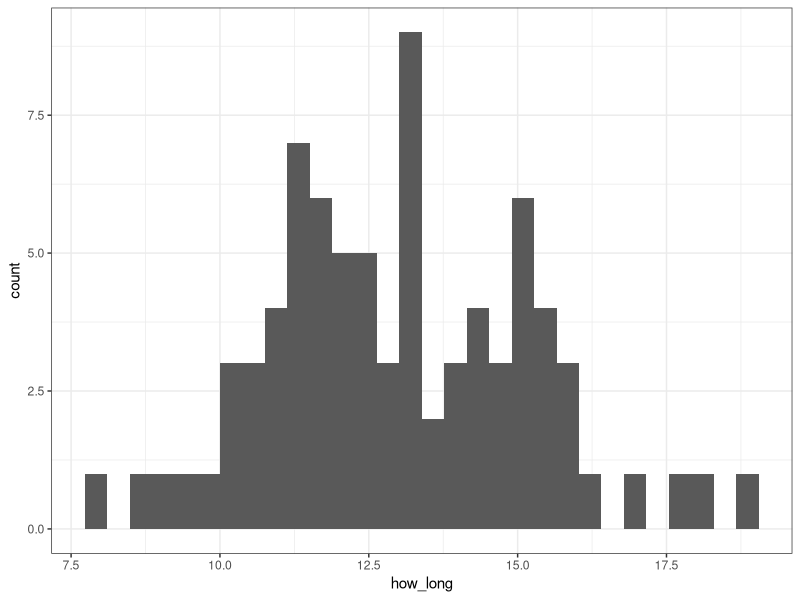
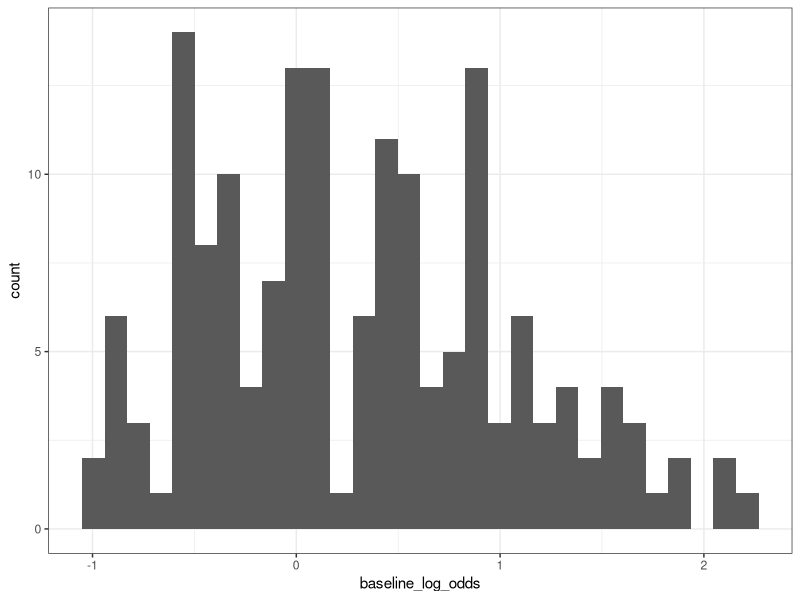
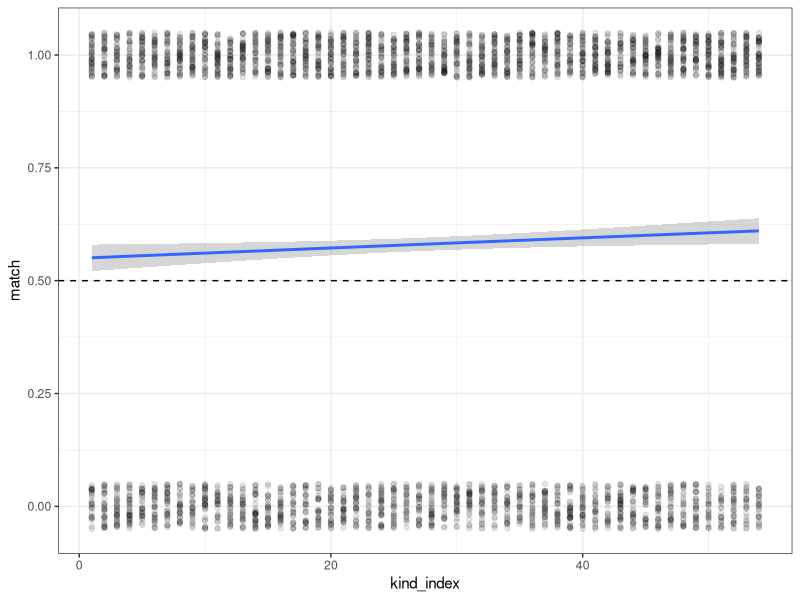
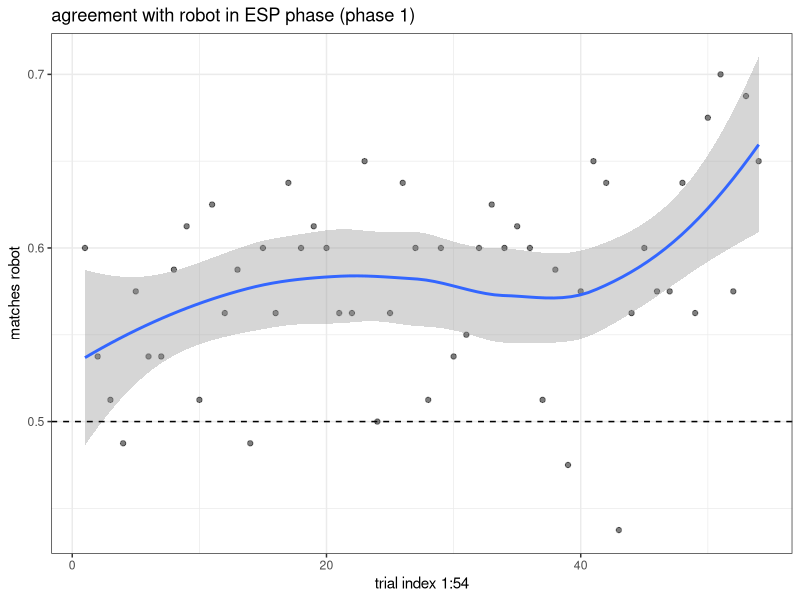
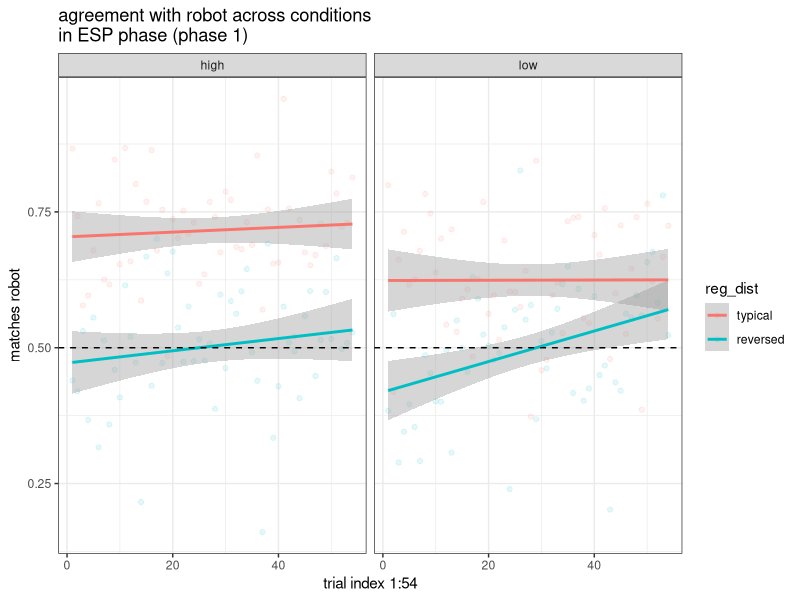
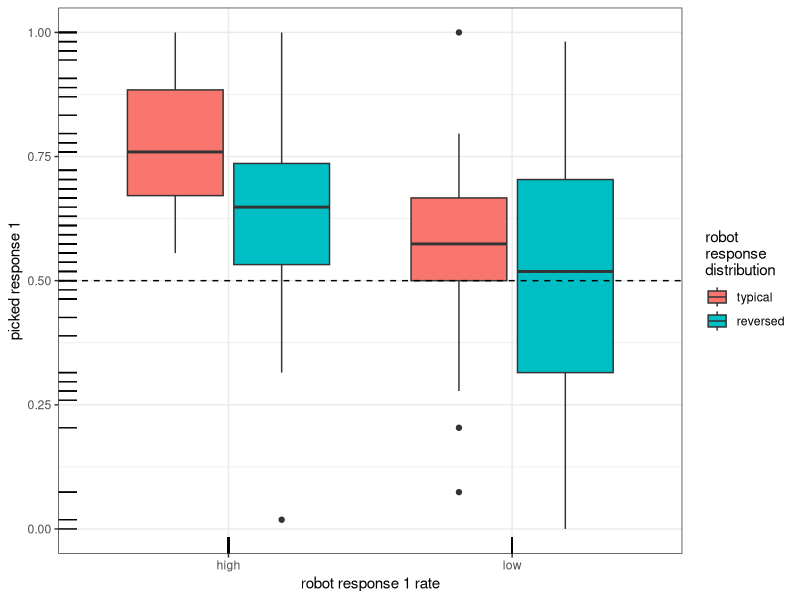
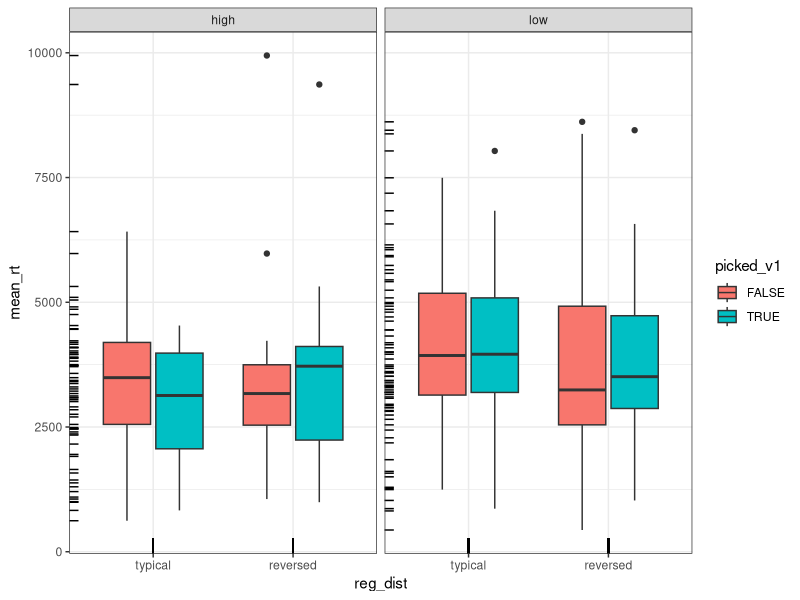
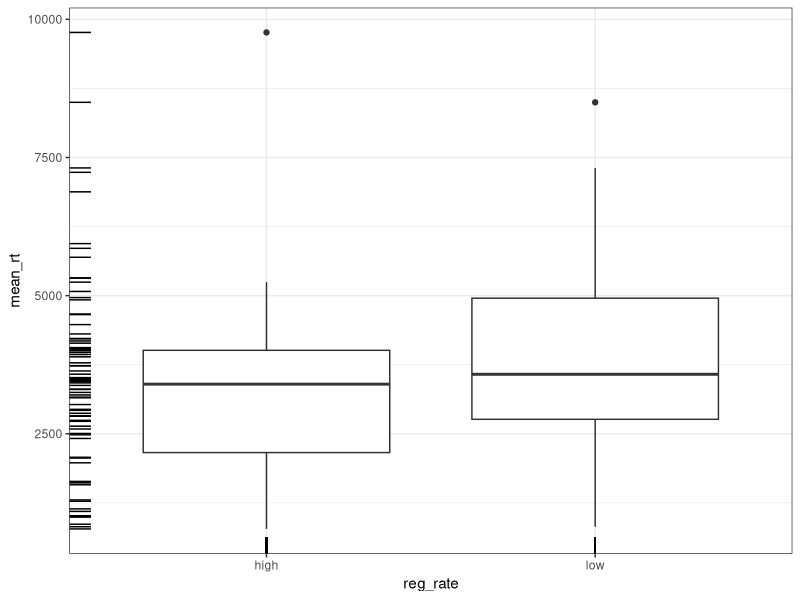

The R source for these figures, in order:
setwd('~/Github/Racz2024/')
library(tidyverse)
library(ggthemes)

dl = read_tsv('exp_data/esp/esp_master_lakok.tsv')
dcs = read_tsv('exp_data/esp/esp_master_cselekszik.tsv')
b = read_tsv('exp_data/baseline/baseline_tidy_proc.tsv')  

# wrangling

dl$part_yob = NULL
dcs$part_yob = NULL

d = bind_rows(dcs,dl)
d = dl

d = b %>% 
  select(base,log_odds) %>% 
  rename(baseline_log_odds = log_odds) %>% 
  right_join(d) %>% 
  # mutate(
    # part_yob = str_extract(part_yob, '^[0-9]{4}')
  # ) %>% 
  arrange(trial_index) %>% 
  group_by(part_id,trial_kind) %>% 
  mutate(kind_index = 1:n()) %>% 
  ungroup() %>% 
  mutate(
    reg_rate = fct_relevel(reg_rate, 'high'),
    reg_dist = fct_relevel(reg_dist, 'typical')
  )
  
posttest = d %>% 
  filter(trial_kind == 'posttest trial')

#################################################
# times

d %>% 
  group_by(part_id) %>% 
  filter(trial_index %in% c(min(trial_index),max(trial_index))) %>% 
  select(part_id,trial_index,time_elapsed) %>% 
  pivot_wider(part_id, names_from = trial_index, values_from = time_elapsed) %>% 
  mutate(how_long = (`173` - `11`) / 60000) %>% 
  ggplot(aes(how_long)) +
  geom_histogram() +
  theme_bw()

#################################################
# esp

d %>% 
  distinct(base,baseline_log_odds) %>% 
  ggplot(aes(baseline_log_odds)) +
  geom_histogram() +
  theme_bw()

d %>% 
  filter(trial_kind == 'esp trial') %>%
  mutate(match = as.double(esp_match)) %>% 
  ggplot(aes(kind_index, match)) +
  geom_jitter(width = .01, height = .05, alpha = .1) +
  geom_smooth(method = glm, method.args= list(family="binomial")) +
  theme_bw() +
  geom_hline(yintercept = 0.5, lty = 2)

d %>% 
  filter(trial_kind == 'esp trial') %>% 
  group_by(kind_index) %>% 
  summarise(match = mean(esp_match)) %>% 
  ggplot(aes(kind_index, match)) +
  geom_point(alpha = .5) +
  # geom_jitter(width = .01, height = .05, alpha = .1) +
  geom_smooth() +
  theme_bw() +
  geom_hline(yintercept = 0.5, lty = 2) +
  ylab('matches robot') +
  xlab('trial index 1:54') +
  ggtitle('agreement with robot in ESP phase (phase 1)')

d %>% 
  filter(trial_kind == 'esp trial') %>%
  group_by(kind_index,reg_rate,reg_dist) %>% 
  summarise(match = mean(esp_match)) %>% 
  ggplot(aes(kind_index, match, colour = reg_dist)) +
  geom_jitter(width = .01, height = .05, alpha = .1) +
  geom_smooth(method = 'lm') +
  theme_bw() +
  facet_wrap( ~ reg_rate) +
  geom_hline(yintercept = 0.5, lty = 2) +
  ylab('matches robot') +
  xlab('trial index 1:54') +
  ggtitle('agreement with robot across conditions\nin ESP phase (phase 1)')

# posttest

d %>% 
  filter(trial_kind == 'posttest trial') %>%
  group_by(part_id,reg_rate,reg_dist) %>% 
  summarise(picked_v1 = mean(picked_v1)) %>% 
  ggplot(aes(reg_rate,picked_v1,fill = reg_dist)) +
  geom_boxplot() +
  theme_bw() +
  geom_hline(yintercept = 0.5, lty = 2) +
  geom_rug() +
  labs(fill = 'robot\nresponse\ndistribution') +
  xlab('robot response 1 rate') +
  ylab('picked response 1') 

d %>% 
  filter(trial_kind == 'posttest trial') %>%
  group_by(part_id,reg_rate,reg_dist,picked_v1) %>% 
  summarise(mean_rt = mean(rt)) %>% 
  ggplot(aes(reg_dist,mean_rt,fill = picked_v1)) +
  geom_boxplot() +
  theme_bw() +
  geom_rug() +
  facet_wrap( ~ reg_rate)
  
d %>% 
  filter(trial_kind == 'posttest trial') %>%
  group_by(part_id,reg_rate) %>% 
  summarise(mean_rt = mean(rt)) %>% 
  ggplot(aes(reg_rate,mean_rt)) +
  geom_boxplot() +
  theme_bw() +
  geom_rug()

# posttest vs baseline

d %>% 
  filter(trial_kind == 'posttest trial') %>% 
  count(base,baseline_log_odds,reg_dist,picked_v1) %>% 
  pivot_wider(names_from = picked_v1, values_from = n, values_fill = 0) %>% 
  mutate(post_test_log_odds = log((`TRUE`+1)/(`FALSE`+1))) %>% 
  ggplot(aes(baseline_log_odds,post_test_log_odds,colour = reg_dist)) +
  geom_point() +
  theme_bw() +
  geom_smooth(method = 'lm')
